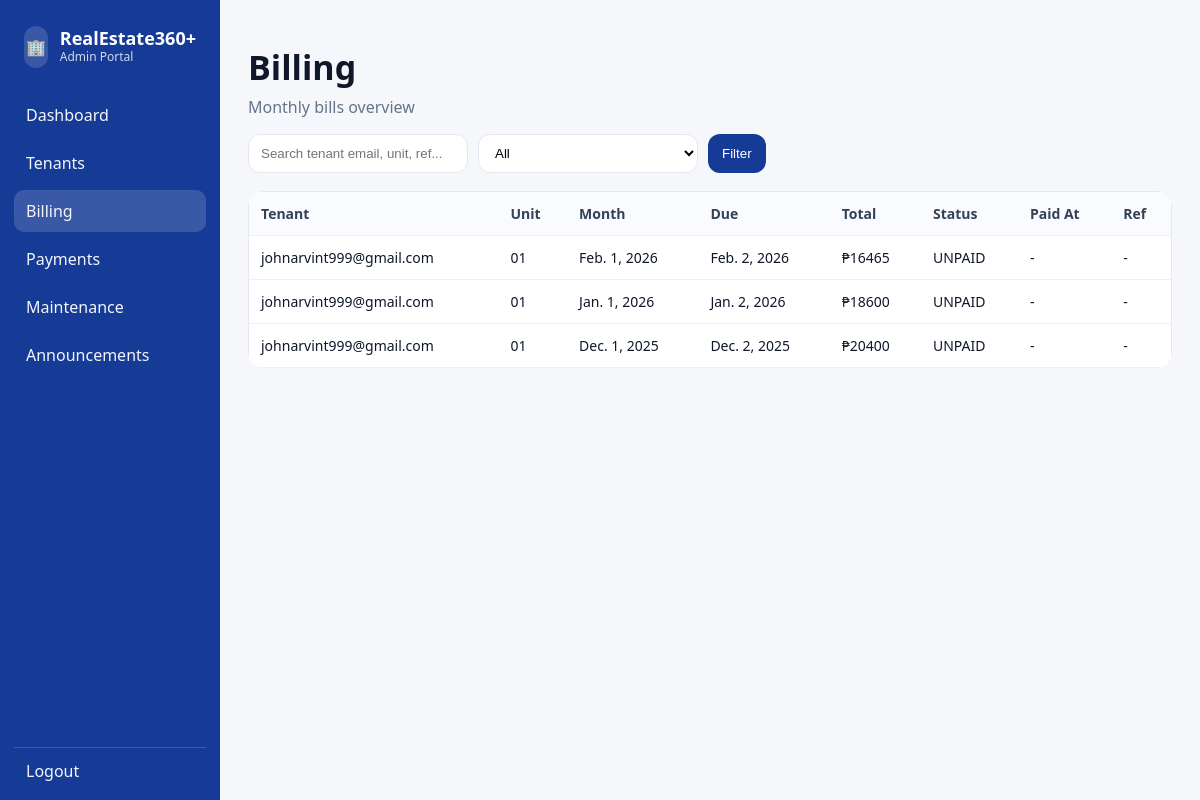
The page /admin-portal/billing/ (signed in) on the database as committed earlier.
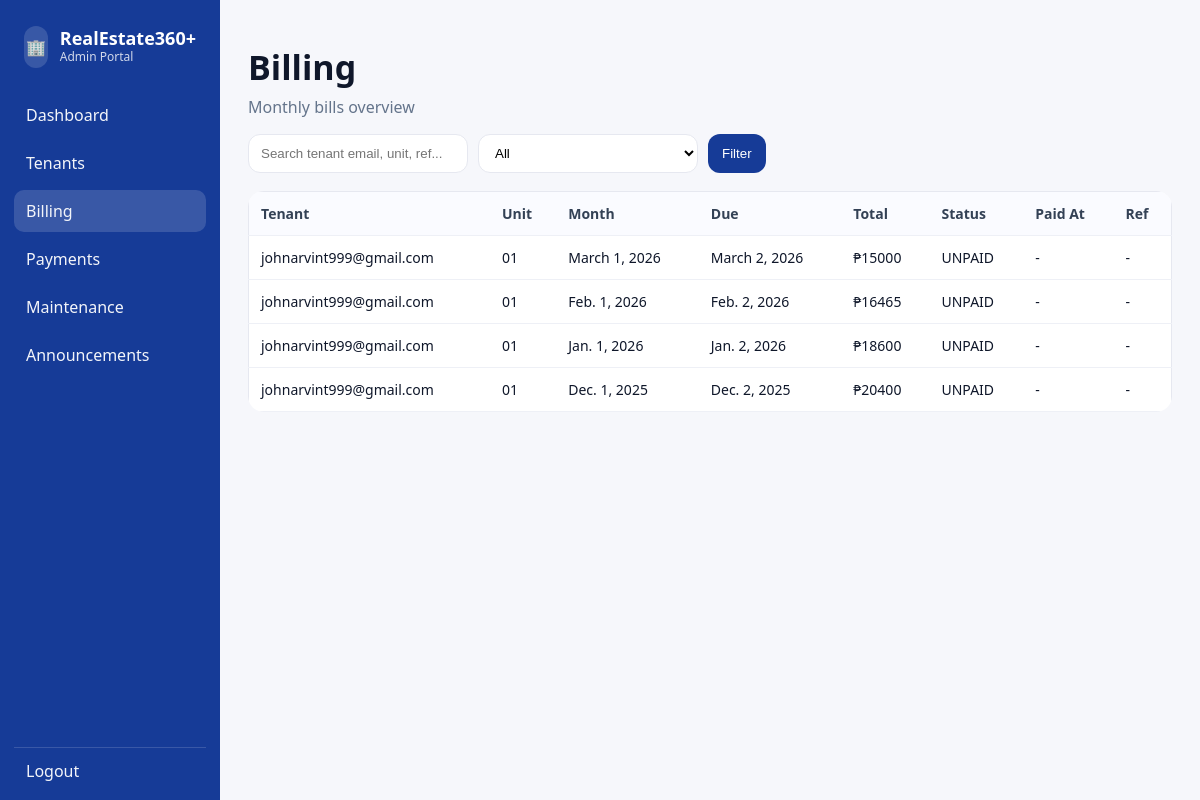
The same page on the database as committed later.
### billing/models.py (models this page shows, shortened)
class MonthlyBill(models.Model):
    STATUS_CHOICES = [
        ("UNPAID", "Unpaid"),
        ("PAID", "Paid"),
    ]
    lease = models.ForeignKey("rentals.Lease", on_delete=models.CASCADE, related_name="monthly_bills")
    billing_month = models.DateField()  # recommended: month-start date (e.g., 2026-02-01)
    due_date = models.DateField(null=True, blank=True)
    base_rent = models.DecimalField(max_digits=12, decimal_places=2, default=0)
    water_amount = models.DecimalField(max_digits=12, decimal_places=2, default=0)
    interest = models.DecimalField(max_digits=12, decimal_places=2, default=0)
    total_due = models.DecimalField(max_digits=12, decimal_places=2, default=0)
    status = models.CharField(max_length=10, choices=STATUS_CHOICES, default="UNPAID")
    paid_at = models.DateTimeField(null=True, blank=True)
    payment_reference = models.CharField(max_length=80, blank=True, default="")
    class Meta:
        unique_together = ("lease", "billing_month")
        ordering = ("-billing_month",)

### rentals/models.py (models this page shows, shortened)
class Lease(models.Model):
    tenant = models.ForeignKey(settings.AUTH_USER_MODEL, on_delete=models.CASCADE, limit_choices_to={"role": "TENANT"})
    unit = models.OneToOneField(Unit, on_delete=models.PROTECT)  # one active tenant per unit
    monthly_rent = models.DecimalField(max_digits=10, decimal_places=2)
    due_day = models.PositiveSmallIntegerField(default=5)  # e.g. due every 5th
    start_date = models.DateField()
    is_active = models.BooleanField(default=True)

class Unit(models.Model):
    number = models.CharField(max_length=10, unique=True)
    is_active = models.BooleanField(default=True)

### accounts/models.py (models this page shows)
class User(AbstractUser):
    class Role(models.TextChoices):
        ADMIN = "ADMIN", "Admin"
        TENANT = "TENANT", "Tenant"
    role = models.CharField(max_length=10, choices=Role.choices, default=Role.TENANT)
    email = models.EmailField(unique=True)
    username = models.CharField(max_length=150, unique=True)  # keep for Django admin
    REQUIRED_FIELDS = ["username"]
    USERNAME_FIELD = "email"

### accounts/admin_portal_views.py (the view)
# urls.py: path("billing/", admin_billing, name="admin_billing"),
@admin_required
def admin_billing(request):
    q = request.GET.get("q", "").strip()
    status = request.GET.get("status", "").strip()
    bills = MonthlyBill.objects.select_related("lease", "lease__unit", "lease__tenant")
    if status in ("PAID", "UNPAID"):
        bills = bills.filter(status=status)
    if q:
        bills = bills.filter(
            Q(lease__tenant__email__icontains=q) |
            Q(lease__unit__number__icontains=q) |
            Q(payment_reference__icontains=q)
        )
    bills = bills.order_by("-billing_month")[:500]
    return render(request, "admin_portal/billing.html", {"bills": bills, "q": q, "status": status})

### templates/admin_portal/billing.html (shortened to what this page needs)
{% extends "admin_portal/base.html" %}
{% block content %}
  <div class="page-header">
    <h1>Billing</h1>
    <p class="muted">Monthly bills overview</p>
  </div>
  <form class="toolbar" method="get">
    <input class="input" name="q" value="{{ q }}" placeholder="Search tenant email, unit, ref..." />
    <select class="input" name="status">
      <option value="">All</option>
    </select>
    <button class="btn" type="submit">Filter</button>
  </form>
  <div class="table-wrap">
    <table class="table">
      <thead>
        <tr>
          <th>Tenant</th>
          <th>Unit</th>
          <th>Month</th>
          <th>Due</th>
          <th>Total</th>
          <th>Status</th>
          <th>Paid At</th>
          <th>Ref</th>
        </tr>
      </thead>
      <tbody>
        {% for b in bills %}
          <tr>
            <td>{{ b.lease.tenant.email }}</td>
            <td>{{ b.lease.unit.number }}</td>
            <td>{{ b.billing_month }}</td>
            <td>{{ b.due_date }}</td>
            <td>₱{{ b.total_due|floatformat:0 }}</td>
            <td>{{ b.status }}</td>
            <td>{{ b.paid_at|default:"-" }}</td>
            <td>{{ b.payment_reference|default:"-" }}</td>
          </tr>
        {% empty %}
          <tr><td colspan="8" class="muted">No bills found.</td></tr>
        {% endfor %}
      </tbody>
    </table>
  </div>
{% endblock %}

Rows that differ between the two databases and show on the page:
added MonthlyBill: lease.tenant.email "johnarvint999@gmail.com", lease.unit.number "01", billing_month "March 1, 2026", due_date "March 2, 2026", total_due "15000", status "UNPAID", paid_at "-", payment_reference "-"
